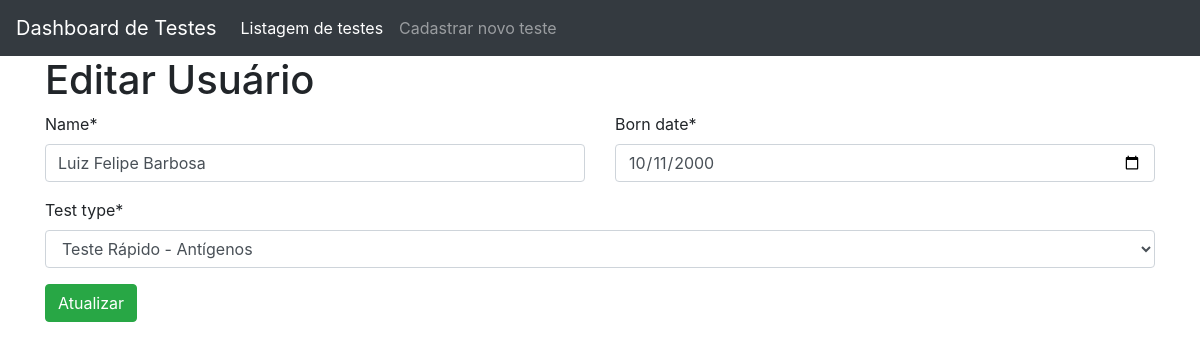
The page /users/edit/5 on the database its author committed.
### users/models.py (models this page shows, shortened)
class User(models.Model):
    name = models.CharField(max_length=200)
    born_date = models.DateField()
    test_type = models.ForeignKey(TestType, on_delete=models.CASCADE)

### users/views.py (the view)
# urls.py: path('users/edit/<int:id>', UserEdit, name="user_edit"),
def UserEdit(request, id):
    user = get_object_or_404(User, pk=id)
    if request.method == "POST":
        form = UserForm(request.POST, instance=user)
        if form.is_valid():
            form.save()
            return redirect("home")
    else:
        form = UserForm(instance=user)
    return render(request, "user_edit.html", {"form": form})

### users/forms.py
class UserForm(ModelForm):
    class Meta:
        model = User
        fields = '__all__'
        widgets = {
            'name': TextInput(attrs={"type": "string"}),
            'born_date': DateInput(attrs={"type": "date"}),
        }

### users/models.py (called while the page is built)
    def __str__(self):
        return self.name

### templates/user_edit.html (shortened to what this page needs)
{% extends "base.html" %}
{% load crispy_forms_tags %}
{% block content %}
<div class="container">
    <h1>Editar Usuário</h1>
    <form method="post">
        <div class="row">
            <div class="col-6">
                {{ form.name|as_crispy_field }}
            </div>
            <div class="col-6">
                {{ form.born_date|as_crispy_field }}
            </div>
        </div>
        {{ form.test_type|as_crispy_field }}
        <button type="submit" class="btn btn-success">Atualizar</button>
    </form>
</div>
{% endblock %}

### static/css/base.css (style rules this page uses)
body { text-align: center; }

### rows shown on the page
User: name "Luiz Felipe Barbosa", born_date "10/11/2000", test_type "Teste Rápido - Antígenos"
